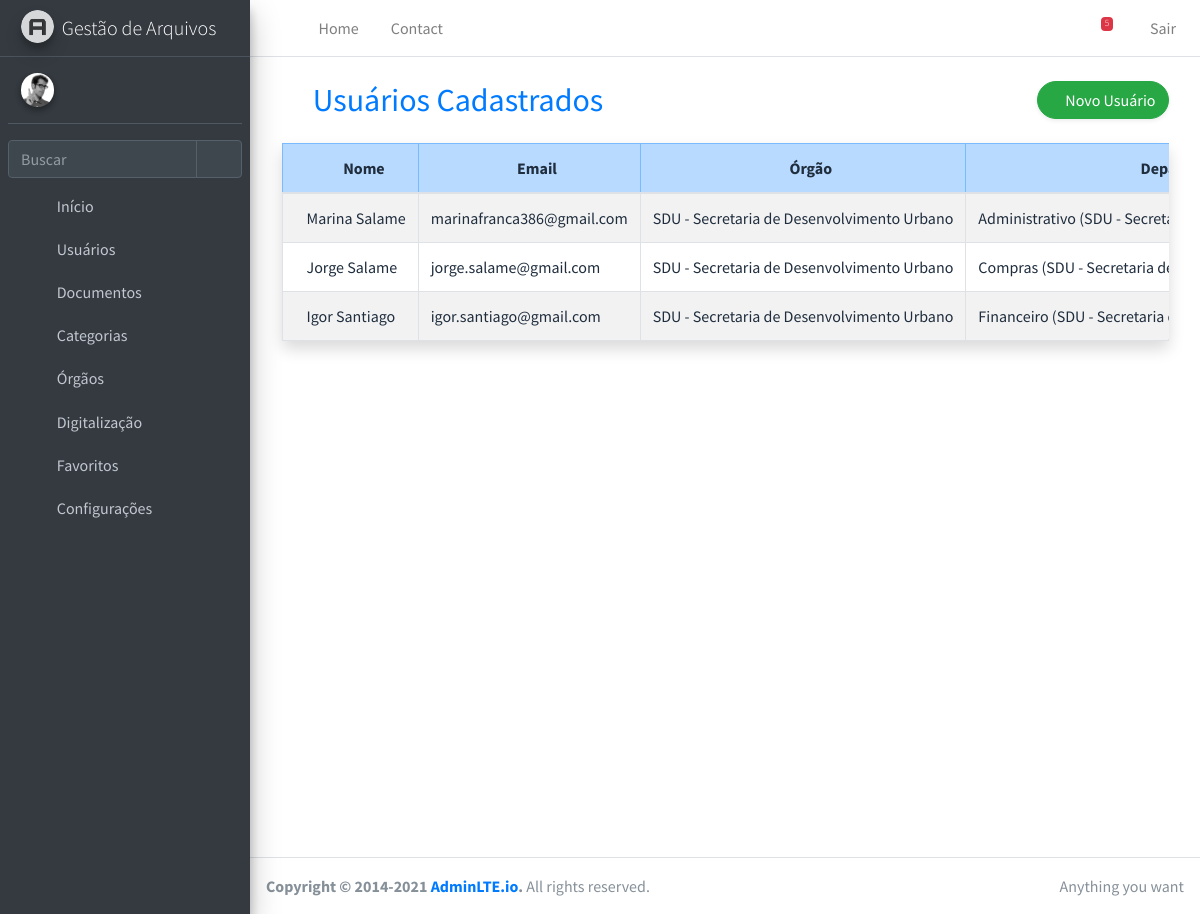
Screenshot of /usuarios/ with the database file from the repository.
### webapp/models.py (models this page shows, shortened)
class PerfilUsuario(models.Model):
    user = models.OneToOneField(User, on_delete=models.CASCADE)
    orgao = models.ForeignKey("webapp.Orgao", on_delete=models.SET_NULL, null=True, blank=True)
    departamento = models.ForeignKey("webapp.Departamento", on_delete=models.SET_NULL, null=True, blank=True)
    secretaria = models.ForeignKey("webapp.Secretaria", on_delete=models.SET_NULL, null=True, blank=True)

class Orgao(models.Model):
    nome = models.CharField(max_length=100)
    class Meta:
        ordering = ['nome']
    def __str__(self):
        return self.nome

class Departamento(models.Model):
    orgao = models.ForeignKey(Orgao, on_delete=models.CASCADE, related_name='departamentos')
    nome = models.CharField(max_length=100)
    class Meta:
        ordering = ['orgao__nome', 'nome']
    def __str__(self):
        return f"{self.nome} ({self.orgao.nome})"

### webapp/views.py (the view)
# urls.py: path('usuarios/', views.listar_usuarios, name='listar_usuarios'),
def listar_usuarios(request):
    usuarios = PerfilUsuario.objects.select_related('user', 'orgao', 'departamento', 'secretaria')
    return render(request, 'usuarios/listar.html', {'usuarios': usuarios})

### webapp/context_processors.py (called while the page is built)
def notificacoes_documentos(request):
    if request.user.is_authenticated:
        tramitacoes = Tramitacao.objects.filter(
            destinatario=request.user,
            status='aberto'  # CORRETO conforme seu model
        ).order_by('-data_envio')
        return {'tramitacoes_pendentes': tramitacoes}
    return {}

### webapp/models.py (called while the page is built)
    def __str__(self):
        return f"{self.nome} ({self.departamento.nome})"

### templates/usuarios/listar.html (shortened to what this page needs)
{% extends 'base.html' %}
{% block content %}
<section class="py-4 px-4 bg-white" style="min-height: 100vh;">
  <div class="container-fluid">
    <div class="d-flex justify-content-between align-items-center mb-4 flex-wrap gap-2">
      <h2 class="mb-0 text-primary">
        <i class="fas fa-users me-2"></i> Usuários Cadastrados
      </h2>
      <a href="{% url 'cadastrar_usuario' %}" class="btn btn-success rounded-pill shadow-sm">
        <i class="fas fa-user-plus me-1"></i> Novo Usuário
      </a>
    </div>
    <div class="card border-0 shadow rounded-4">
      <div class="card-body p-0">
        <div class="table-responsive">
          <table class="table table-hover table-striped table-bordered align-middle mb-0 w-100">
            <thead class="table-primary text-center">
              <tr>
                <th class="text-nowrap"><i class="fas fa-user"></i> Nome</th>
                <th class="text-nowrap"><i class="fas fa-envelope"></i> Email</th>
                <th class="text-nowrap"><i class="fas fa-university"></i> Órgão</th>
                <th class="text-nowrap"><i class="fas fa-sitemap"></i> Departamento</th>
              </tr>
            </thead>
            <tbody>
              {% for perfil in usuarios %}
                <tr>
                  <td class="text-nowrap">{{ perfil.user.get_full_name }}</td>
                  <td class="text-nowrap">{{ perfil.user.email }}</td>
                  <td class="text-nowrap">{{ perfil.orgao|default:"—" }}</td>
                  <td class="text-nowrap">{{ perfil.departamento|default:"—" }}</td>
                </tr>
              {% empty %}
                <tr>
                  <td colspan="5" class="text-center text-muted py-4">
                    <i class="fas fa-info-circle me-1"></i> Nenhum usuário cadastrado.
                  </td>
                </tr>
              {% endfor %}
            </tbody>
          </table>
        </div>
      </div>
    </div>
  </div>
</section>
{% endblock %}

### templates/base.html (shortened to what this page needs)
{% load static %}
<!DOCTYPE html>
<html lang="pt-br">
<head>
  <link rel="stylesheet" href="{% static 'assets/plugins/fontawesome-free/css/all.min.css' %}">
  <link rel="stylesheet" href="{% static 'assets/dist/css/adminlte.min.css' %}">
</head>
<body class="hold-transition sidebar-mini">
<div class="wrapper">
  {% include 'partials/navbar.html' %}
  {% include 'partials/sidebar.html' %}
  <div class="content-wrapper">
    {% block content %}{% endblock %}
  </div>
  {% include 'partials/footer.html' %}
</div>
</body>
</html>

### templates/partials/navbar.html (shortened to what this page needs)
{% load static %}
<nav class="main-header navbar navbar-expand navbar-white navbar-light">
  <ul class="navbar-nav">
    <li class="nav-item">
      <a class="nav-link" data-widget="pushmenu" href="#" role="button"><i class="fas fa-bars"></i></a>
    </li>
    <li class="nav-item d-none d-sm-inline-block">
      <a href="{% url 'pagina_inicial' %}" class="nav-link">Home</a>
    </li>
    <li class="nav-item d-none d-sm-inline-block">
      <a href="#" class="nav-link">Contact</a>
    </li>
  </ul>
<ul class="navbar-nav ml-auto">
<li class="nav-item dropdown">
  <a class="nav-link" data-toggle="dropdown" href="#">
    <i class="fas fa-file-alt"></i>
  </a>
</li>
  <li class="nav-item dropdown">
    <a class="nav-link" data-toggle="dropdown" href="#">
      <i class="fas fa-envelope"></i>
      <span class="badge badge-danger navbar-badge">5</span>
    </a>
  </li>
  <li class="nav-item">
    <a href="{% url 'login' %}" class="nav-link" title="Sair">
      <i class="fas fa-sign-out-alt"></i> Sair
    </a>
  </li>
</ul>
</nav>

### templates/partials/sidebar.html (shortened to what this page needs)
{% load static %}
<aside class="main-sidebar sidebar-dark-primary elevation-4">
  <a href="{% url 'arquivos_index' %}" class="brand-link">
    <img src="{% static 'assets/dist/img/AdminLTELogo.png' %}" alt="Logo" class="brand-image img-circle elevation-3" style="opacity: .8">
    <span class="brand-text font-weight-light">Gestão de Arquivos</span>
  </a>
  <div class="sidebar">
    <div class="user-panel mt-3 pb-3 mb-3 d-flex">
  <div class="image">
    <img src="{% static 'assets/dist/img/user2-160x160.jpg' %}" class="img-circle elevation-2" alt="User Image">
  </div>
  <div class="info">
  </div>
</div>
    <div class="form-inline">
      <div class="input-group" data-widget="sidebar-search">
        <input class="form-control form-control-sidebar" type="search" placeholder="Buscar" aria-label="Buscar">
        <div class="input-group-append">
          <button class="btn btn-sidebar">
            <i class="fas fa-search fa-fw"></i>
          </button>
        </div>
      </div>
    </div>
    <nav class="mt-2">
      <ul class="nav nav-pills nav-sidebar flex-column" data-widget="treeview" role="menu" data-accordion="false">
<li class="nav-item">
  <a href="{% url 'arquivos_index' %}" class="nav-link">
    <i class="nav-icon fas fa-home"></i>
    <p>Início</p>
  </a>
</li>
<li class="nav-item has-treeview">
  <a href="#" class="nav-link">
    <i class="nav-icon fas fa-users"></i>
    <p>Usuários <i class="right fas fa-angle-left"></i></p>
  </a>
</li>
<li class="nav-item has-treeview">
  <a href="#" class="nav-link">
    <i class="nav-icon fas fa-folder-open"></i>
    <p>
      Documentos
      <i class="right fas fa-angle-left"></i>
    </p>
  </a>
</li>
        <li class="nav-item has-treeview">
          <a href="#" class="nav-link">
            <i class="nav-icon fas fa-tags"></i>
            <p>
              Categorias
              <i class="right fas fa-angle-left"></i>
            </p>
          </a>
        </li>
<li class="nav-item has-treeview">
  <a href="#" class="nav-link">
    <i class="nav-icon fas fa-university"></i>
    <p>
      Órgãos
      <i class="right fas fa-angle-left"></i>
    </p>
  </a>
</li>
<li class="nav-item has-treeview">
  <a href="#" class="nav-link">
    <i class="nav-icon fas fa-print"></i>
    <p>
      Digitalização
      <i class="right fas fa-angle-left"></i>
    </p>
  </a>
</li>
<li class="nav-item has-treeview">
  <a href="#" class="nav-link">
    <i class="nav-icon far fa-bookmark"></i>
    <p>
      Favoritos
      <i class="right fas fa-angle-left"></i>
    </p>
  </a>
</li>
        <li class="nav-item">
          <a href="#" class="nav-link disabled">
            <i class="nav-icon fas fa-cog"></i>
            <p>Configurações</p>
          </a>
        </li>
      </ul>
    </nav>
  </div>
</aside>

### templates/partials/footer.html
{% load static %}
<footer class="main-footer">
  <div class="float-right d-none d-sm-inline">
    Anything you want
  </div>
  <strong>Copyright &copy; 2014-2021 <a href="https://adminlte.io">AdminLTE.io</a>.</strong>
  All rights reserved.
</footer>

### rows the page displays
PerfilUsuario: user.get_full_name "Marina Salame", user.email "marinafranca386@gmail.com", orgao "SDU - Secretaria de Desenvolvimento Urbano", departamento "Administrativo (SDU -…"
PerfilUsuario: user.get_full_name "Jorge Salame", user.email "jorge.salame@gmail.com", orgao "SDU - Secretaria de Desenvolvimento Urbano", departamento "Compras (SDU - Secretaria…"
PerfilUsuario: user.get_full_name "Igor Santiago", user.email "igor.santiago@gmail.com", orgao "SDU - Secretaria de Desenvolvimento Urbano", departamento "Financeiro (SDU - Secretaria…"
